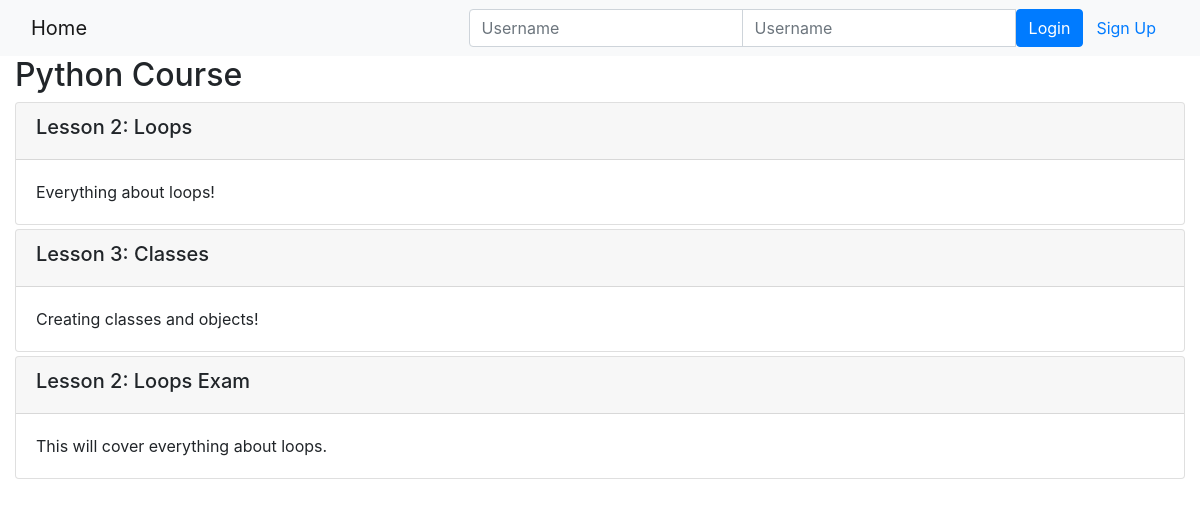
Page /onlinecourse/1/ on the committed database.
### onlinecourse/models.py (models this page shows, shortened)
class Course(models.Model):
    name = models.CharField(null=False, max_length=30, default='online course')
    image = models.ImageField(upload_to='course_images/')
    description = models.CharField(max_length=1000)
    pub_date = models.DateField(null=True)
    instructors = models.ManyToManyField(Instructor)
    users = models.ManyToManyField(settings.AUTH_USER_MODEL, through='Enrollment')
    total_enrollment = models.IntegerField(default=0)
    is_enrolled = False

class Lesson(models.Model):
    title = models.CharField(max_length=200, default="title")
    order = models.IntegerField(default=0)
    course = models.ForeignKey(Course, on_delete=models.CASCADE)
    content = models.TextField()

### onlinecourse/views.py (the view)
# urls.py: path('<int:pk>/', views.CourseDetailView.as_view(), name='course_details'),
class CourseDetailView(generic.DetailView):
    model = Course
    template_name = 'onlinecourse/course_detail_bootstrap.html'

### onlinecourse/templates/onlinecourse/course_detail_bootstrap.html (shortened to what this page needs)
<!DOCTYPE html>
<html lang="en">
<head>
     {% load static %}
    <link rel="stylesheet" href="https://maxcdn.bootstrapcdn.com/bootstrap/4.5.2/css/bootstrap.min.css">
</head>
<body>
    <nav class="navbar navbar-light bg-light">
        <div class="container-fluid">
            <div class="navbar-header">
                  <a class="navbar-brand" href="{% url 'onlinecourse:index' %}">Home</a>
            </div>
            <ul class="nav navbar-nav navbar-right">
                {% if user.is_authenticated %}
                <li>
                    <a class="btn btn-link" href="#">{{ user.first_name }}({{ user.username }})</a>
                    <a class="btn btn-link" href="{% url 'onlinecourse:logout' %}">Logout</a>
                </li>
                {% else %}
                <li>
                    <form class="form-inline" action="{% url 'onlinecourse:login' %}" method="post">
                        <div class="input-group">
                            <input type="text" class="form-control" placeholder="Username" name="username" >
                            <input type="password" class="form-control" placeholder="Username" name="psw" >
                            <button class="btn btn-primary" type="submit">Login</button>
                            <a class="btn btn-link" href="{% url 'onlinecourse:registration' %}">Sign Up</a>
                        </div>
                    </form>
                </li>
                {% endif %}
            </ul>
        </div>
    </nav>
    <div class="container-fluid">
            <h2>{{ course.name }}</h2>
            <div class="card-columns-vertical">
                {% for lesson in course.lesson_set.all %}
                    <div class="card mt-1">
                        <div class="card-header"><h5>Lesson {{lesson.order|add:1}}: {{lesson.title}}</h5></div>
                        <div class="card-body">{{lesson.content}}</div>
                    </div>
                {% endfor %}
            </div>
    </div>
</body>
</html>

### rows in the picture
Course: name "Python Course"
Lesson: order|add "2", title "Loops", content "Everything about loops!"
Lesson: order|add "3", title "Classes", content "Creating classes and objects!"
Lesson: order|add "2", title "Loops Exam", content "This will cover everything about loops."
